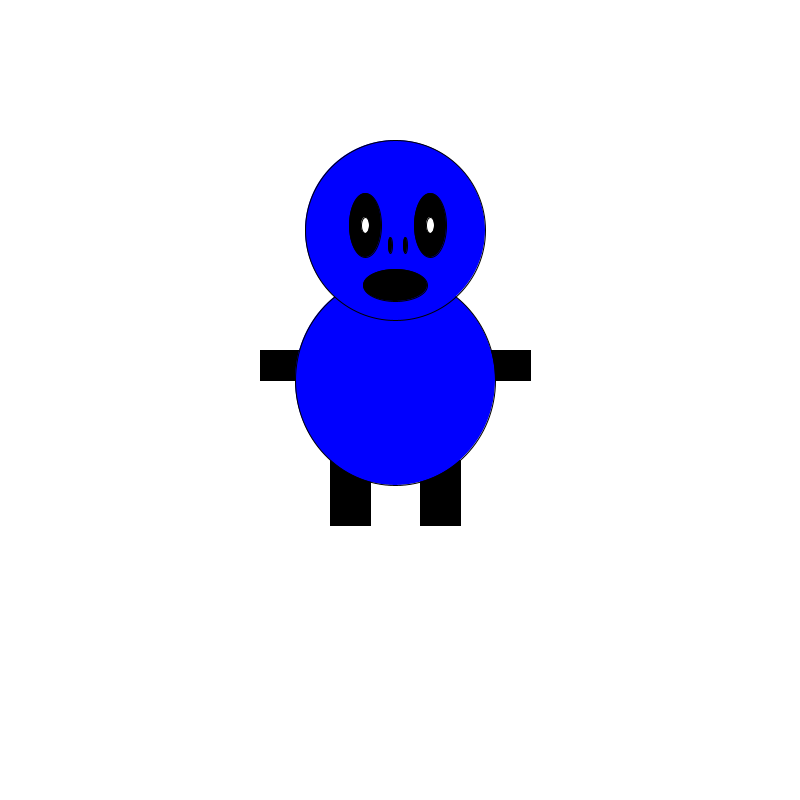
Frame 1 (no input)
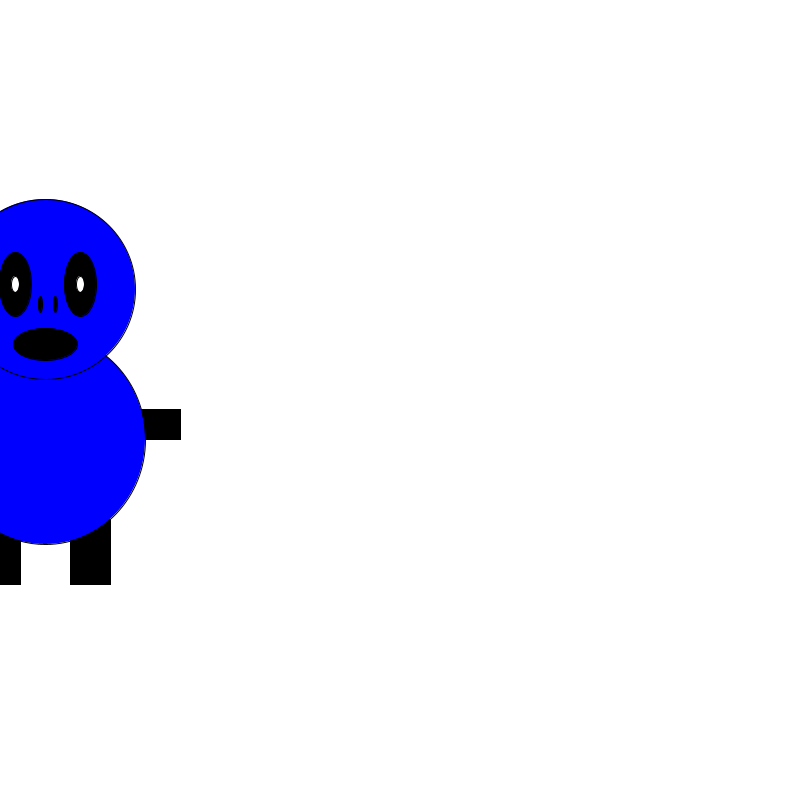
Frame 60 (the mouse pressed at the canvas centre just before this capture)
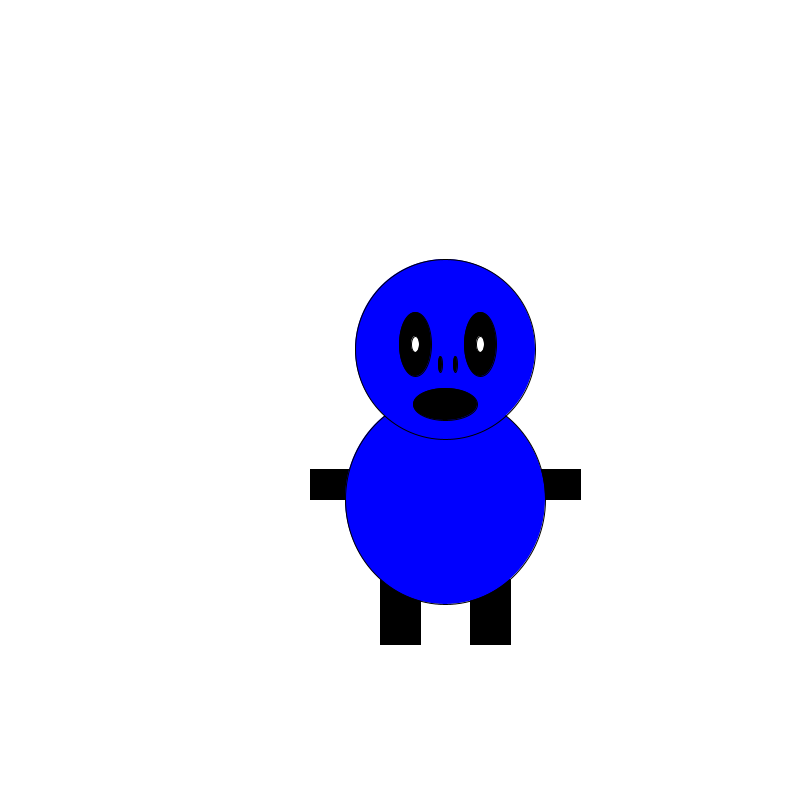
Frame 120 (the mouse held since frame 60 and released just before this capture)

The Processing sketch that drew these frames (run headless with seeded random() and noise(); from frame 60 on, the mouse is pressed at the canvas centre):

// Processing sketch: processing_126778
// ── processing_126778.pde

int monsterX;
int monsterY;

void setup(){
size(800,800);
monsterX = 350;
monsterY = 400;
}

void draw(){
background(255,255,255);
stroke(0);
fill(0,0,0);
rect(monsterX -20,monsterY +60,40,65);  //linker been
rect(monsterX +70,monsterY +60,40,65);  //rechter been
rect(monsterX -90,monsterY -50,60,30);  //linker arm
rect(monsterX +120,monsterY -50,60,30);  //rechter arm
fill(0,0,255);
ellipseMode(CENTER);
ellipse(monsterX +45,monsterY -20,200,210); //lichaam
ellipse(monsterX +45,monsterY -170,180,180); //hoofd
fill(0,0,0);
ellipse(monsterX +15 ,monsterY -175,32,64); //linker oog
fill(255,255,255);
ellipse(monsterX +15,monsterY -175,8,16); //linker pupil
fill(0,0,0);
ellipse(monsterX +80,monsterY -175,32,64); //rechter oog
fill(255,255,255);
ellipse(monsterX +80,monsterY -175,8,16); //rechter pupil

fill(0,0,0);
ellipse(monsterX +45,monsterY -115,64,32); //mond
fill(0,0,0);
ellipse(monsterX +40,monsterY -155,4,16); //rechterneusgat
ellipse(monsterX +55,monsterY -155,4,16); //linkerneusgat

monsterY += 1;
monsterX = mouseX;
}
